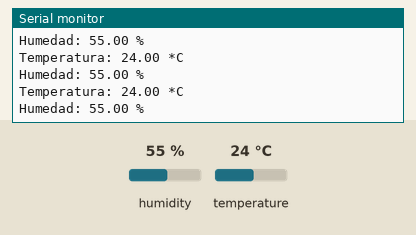
Simulated run of this sketch. Board: Arduino Uno, built with avr-gcc and run on an emulated ATmega328P. Shown: the last lines printed to the serial monitor. Inputs (shaded band) come from the test bench; at power-on: humidity 55 %, temperature 24 °C.

Above: at 2.8 s.
2.9 s: humidity set to 22 %
At 3.5 s:
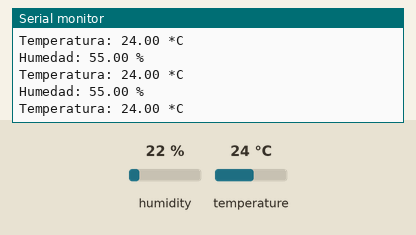
9.0 s: temperature set to 12 °C
At 9.9 s:
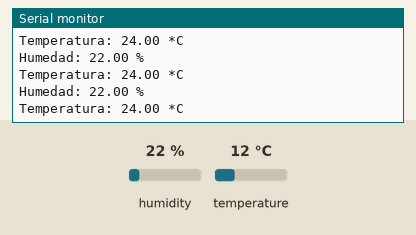
15.1 s: humidity set to 40 %
At 15.9 s:
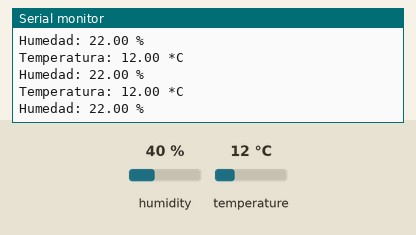
Timing chart, 0 to 18.1 s (numbered marks = the images above; inputs shaded):
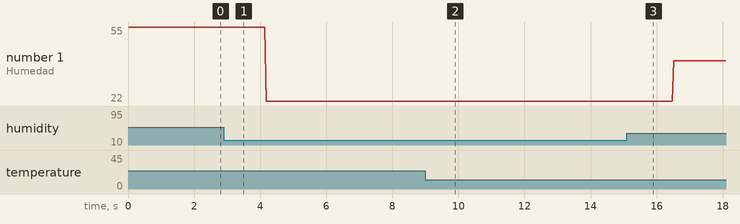

Measured:
- plotted number 1: 55 → 22 after the input at 2.9 s, 22 → 40 after the input at 15.1 s

The sketch:

DHT11.ino
```cpp
// Librería sensor de temperatura y humedad
#include <DHT.h>
// Definimos el pin digital donde se conecta el sensor de temperatura y humedad
#define DHTPIN 6
// E indicamos cuál sensor de temperatura y humedad usaremos
#define DHTTYPE DHT11
// Inicializamos el sensor DHT11
DHT dht(DHTPIN, DHTTYPE);

void setup() {
  // Inicialización de la comunicación serial
  Serial.begin(9600);

  // Inicializamos el sensor DHT
  dht.begin();
}

void loop() {
  // Leemos la humedad relativa
    float h = dht.readHumidity();
    // Leemos la temperatura en grados centígrados (por defecto)
    float t = dht.readTemperature();
    // Comprobamos si ha habido algún error en la lectura
    if (isnan(h) || isnan(t)) {
      Serial.println("Error obteniendo los datos del sensor DHT11");
      return;
    }
    // mandamos la humedad y la temperatura
    Serial.print("Humedad: ");
    Serial.print(h);
    Serial.println(" % ");
    Serial.print("Temperatura: ");
    Serial.print(t);
    Serial.println(" *C ");
}
```
